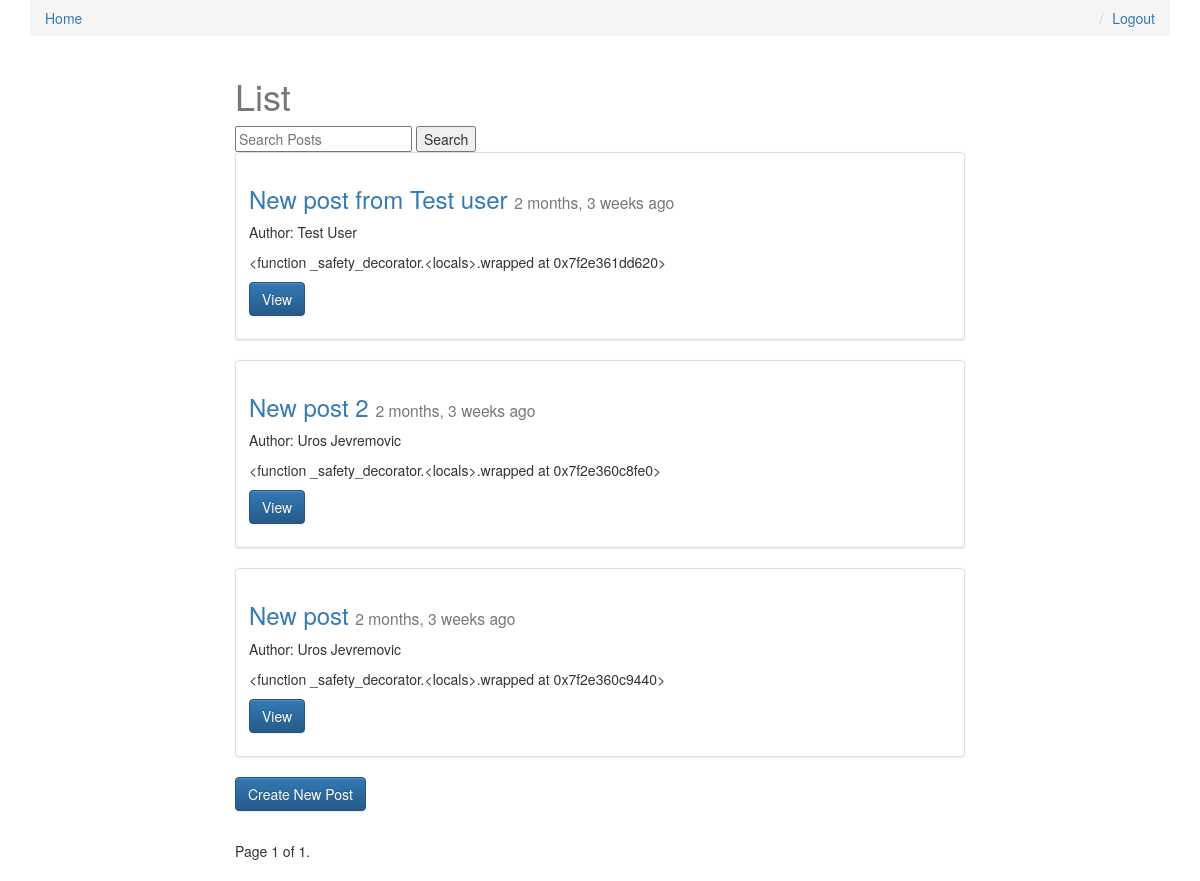
The page / (signed in) on the database its author committed.
### posts/models.py (models this page shows, shortened)
class Post(models.Model):
    user = models.ForeignKey(settings.AUTH_USER_MODEL, default=1)
    title = models.CharField(max_length=255)
    slug = models.SlugField(unique=True)
    image = models.ImageField(null=True, blank=True,
                              height_field='image_height', width_field='image_width')
    image_width = models.IntegerField(default=0)
    image_height = models.IntegerField(default=0)
    share_public = models.BooleanField(default=True)
    content = models.TextField()
    read_time = models.TimeField(null=True, blank=True)
    updated = models.DateTimeField(auto_now=True)
    created_at = models.DateTimeField(auto_now_add=True)
    objects = PostManager()
    def get_absolute_url(self):
        return reverse('posts:detail', kwargs={'slug': self.slug})
    def get_markdown(self):
        content = self.content
        return mark_safe(markdown(content))
    class Meta:
        ordering = ['-created_at', '-updated']

### posts/views.py (the view, shortened to what this page needs)
# urls.py: url(r'^$', views.post_list, name='list'),
def post_list(request):
    posts_list = Post.objects.all_published()
    if request.user.is_staff or request.user.is_superuser:
        posts_list = Post.objects.all()
    query = request.GET.get('q')
    title = 'List'
    paginator = Paginator(posts_list, 4)  # Show 25 contacts per page
    page = request.GET.get('page')
    try:
        posts = paginator.page(page)
    except PageNotAnInteger:
        posts = paginator.page(1)
    except EmptyPage:
        posts = paginator.page(paginator.num_pages)
    return render(request, 'posts/post_list.html', {'posts': posts, 'title': title})

### posts/models.py (called while the page is built)
    def all_published(self, *args, **kwargs):
        return super(PostManager, self).filter(share_public=True)

### posts/templates/posts/post_list.html (shortened to what this page needs)
{% extends 'layout.html' %}
{% load markdown_deux_tags %}
{% block content %}
    <div class="col-sm-8 col-sm-offset-2">
        <h1>{{ title }}</h1>
        <form method="GET" action="">
            <input type="text" name="q" placeholder="Search Posts" value="{{ request.GET.q }}">
            <input type="submit" value="Search">
        </form>
        {% for post in posts %}
            <div class="row">
            <div class="col-sm-12">
                <div class="thumbnail">
                  <div class="caption post-detail-item">
                    <h3>
                        <a href="{{ post.get_absolute_url }}">{{ post.title }}</a>
                        <small>{{ post.created_at|timesince }} ago</small>
                    </h3>
                    {% if post.user.get_full_name %}
                        <p>Author: {{ post.user.get_full_name }}</p>
                    {% endif %}
                    <p>{{ post.get_markdown|truncatechars:100 }}</p>
                    <p><a href="{{ post.get_absolute_url }}" class="btn btn-primary" role="button">View</a></p>
                  </div>
                </div>
            </div>
            </div>
        {% endfor %}
        <div class="row">
            <div class="col-sm-12">
                    <p><a href="{% url 'posts:create' %}" class="btn btn-primary" role="button">Create New Post</a></p>
            </div>
        </div>
        <div class="pagination">
        <span class="step-links">
            <span class="current">
                Page {{ posts.number }} of {{ posts.paginator.num_pages }}.
            </span>
        </span>
        </div>
    </div>
{% endblock %}

### static/css/base.css (style rules this page uses)
h1 { color: #777; }

### rows shown on the page
Post: title "New post from Test user", created_at "2 months, 3 weeks", user.get_full_name "Test User", get_markdown "<function _safety_decorator.<locals>.wrapped at 0x7f2e361dd620>"
Post: title "New post 2", created_at "2 months, 3 weeks", user.get_full_name "Uros Jevremovic", get_markdown "<function _safety_decorator.<locals>.wrapped at 0x7f2e360c8fe0>"
Post: title "New post", created_at "2 months, 3 weeks", user.get_full_name "Uros Jevremovic", get_markdown "<function _safety_decorator.<locals>.wrapped at 0x7f2e360c9440>"

### other values the page prints
{{ title }} "List"
{{ posts.number }} "1"
{{ posts.paginator.num_pages }} "1"
